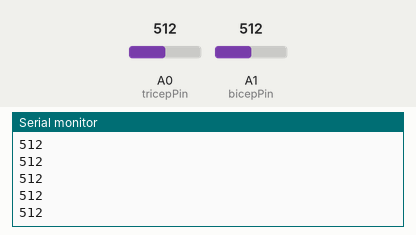
Simulated run of this sketch. Board: Arduino Uno, built with avr-gcc and run on an emulated ATmega328P. On the bench: the last lines printed to the serial monitor. Inputs (shaded band) come from the test bench; at power-on: A1 (bicepPin) = 512, A0 (tricepPin) = 512.

Above: at 1.2 s.
1.3 s: A1 (bicepPin) set to 716
At 2.1 s:
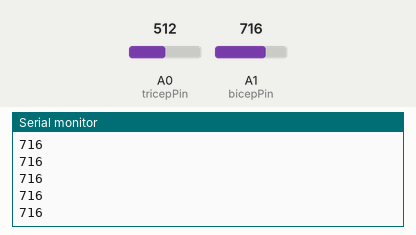
2.8 s: A1 (bicepPin) set to 900
At 3.5 s:
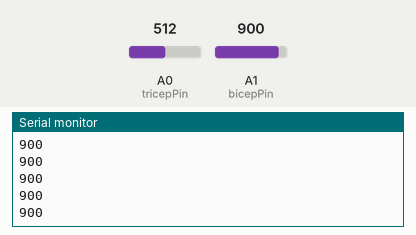
Timing chart, 0 to 5.8 s (numbered marks = the images above; inputs shaded):
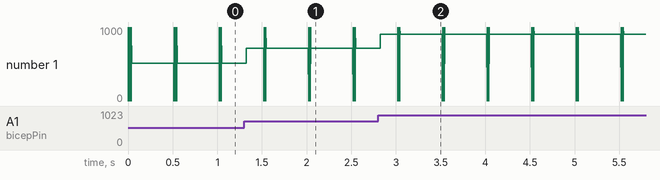

The sketch:

FDVR_.ino
```cpp
// Bicep reads on analog pin 1, tripep reads on analog pin 0
//

int bicepPin = A1;
int tricepPin = A0;

int lastTime = 0;
float armAngle = 0.0;
float armVelocity = 0.0;
const float amp = 1.0;
const float g = -9.81;

// the setup routine runs once when you press reset:
void setup() {
  // initialize serial communication at 9600 bits per second:
  Serial.begin(19200);
}

// the loop routine runs over and over again forever:
void loop() {
  // just read in the EMG values from the myoware sensors
  int bicepValue = analogRead(bicepPin);
  int tricepValue = analogRead(tricepPin);

  // this is just debug code to change the auto-range on the
  //     arduino ide serial monitor...
  if ((millis() % 500) < 15)
  {
    Serial.println(0);
    Serial.println(1000);
    armVelocity += 1.0;
  }


  //so you know how much of a second passed for force calculations
  float deltaTime = (millis() - lastTime) / 1000;
  lastTime = millis();
  if (deltaTime < 0) {
    deltaTime = 0;
  }

  //this roughly simulates the effect of the real muscles on the virtual arm
  armVelocity += bicepValue - tricepValue * amp * deltaTime;


  //the cosine calculates the force gravity exerts on a pivot
  //    at a particular angle.
  armVelocity += cos(armAngle) * g * deltaTime;
  armAngle += armVelocity * deltaTime;


  //stops for the arm, most of our elbows can't do 360's
  /*
  if (armAngle <= 0) {
    armAngle = 0;
    if (armVelocity < 0) {
      armVelocity = 0;
    }
  }
  if (armAngle >= 1){
    armAngle = 1;
    armVelocity = 0;
  }*/

  //scale it up to look nice, and print!
  Serial.println(bicepValue);


  delay(2);
}
```

Measured:
- after the input at 1.3 s, the serial monitor: prints a new line at once (image 1)
- after the input at 2.8 s, the serial monitor: prints a new line at once (image 2)
- plotted number 1: 512 → 716 after the input at 1.3 s, 716 → 900 after the input at 2.8 s
